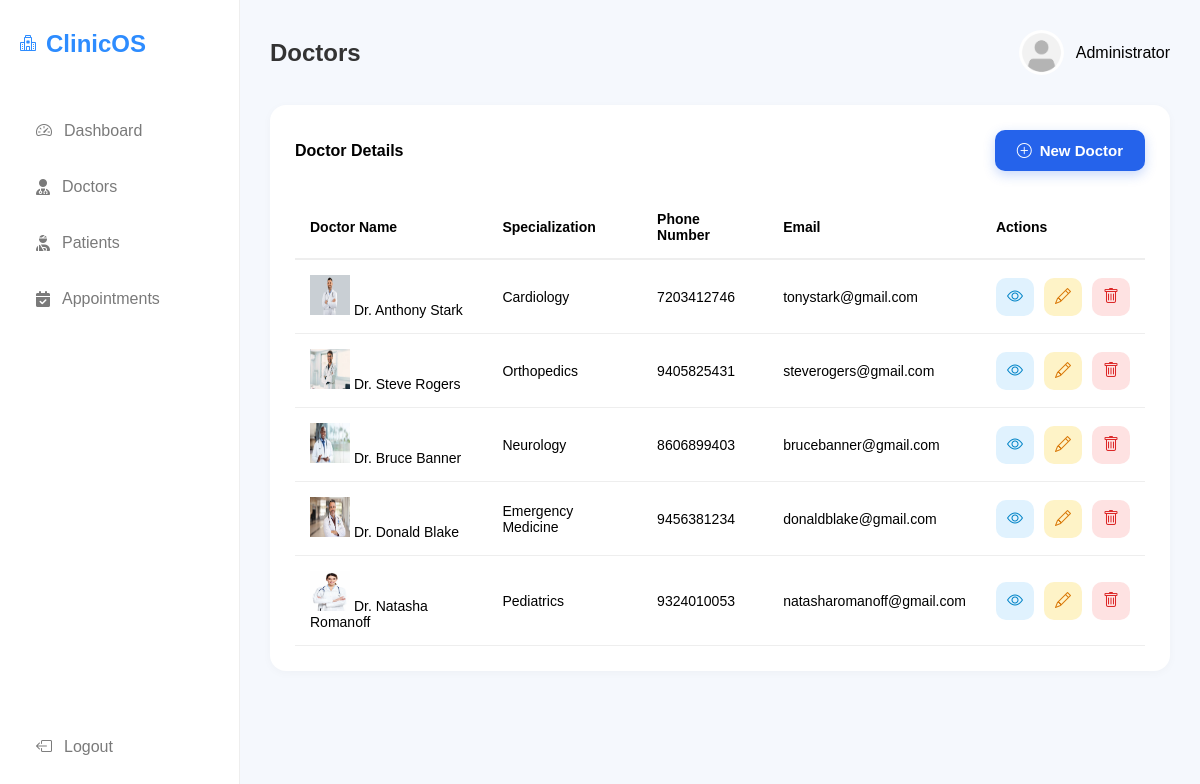
Page /admin_panel/doctors/ (signed in) on the committed database.
### managementsystem/models.py (models this page shows, shortened)
class Doctor(models.Model):
    user = models.OneToOneField(CustomUser,on_delete=models.CASCADE)
    phone = models.CharField(max_length=15, blank=True, null=True)
    department = models.CharField(max_length=100)
    education = models.TextField(default='MBBS')
    photo = models.ImageField(upload_to='doctors',default='default/default.png')

class CustomUser(AbstractUser):
    ROLE_CHOICES = (
        ('admin', 'Admin'),
        ('doctor', 'Doctor'),
        ('patient', 'Patient'),
    )
    role = models.CharField(max_length=20, choices=ROLE_CHOICES,default='patient')

### managementsystem/views/admin_views.py (the view)
# urls.py: path('doctors/', doctor_list,name='doctor_list'),
@admin_required
def doctor_list(request):
    doctors = Doctor.objects.all()
    context = {'doctors': doctors}
    return render(request, 'admin/doctor_list.html', context)

### managementsystem/templates/admin/doctor_list.html (shortened to what this page needs)
{% extends 'admin/base.html' %}
{%load static%}
{%block header%}Doctors{%endblock%}
{%block content%}
<div class="card shadow-sm border-0">
    <div class="card-header bg-white d-flex justify-content-between align-items-center">
        <h4 class="mb-0">Doctor Details</h4>
       <a href="{%url 'add_doctor'%}" class="new-patient-btn">
                <i class="bi bi-plus-circle"></i> New Doctor
        </a>
    </div>
    <div class="card-body">
        <div class="table-responsive">
            <table class="table align-middle table-hover" style="min-width: 800px;">
                <thead class="table-light">
                    <tr>
                        <th>Doctor Name</th>
                        <th>Specialization</th>
                        <th>Phone Number</th>
                        <th>Email</th>
                        <th class="text-center">Actions</th>
                    </tr>
                </thead>
                <tbody>
                    {% for doctor in doctors %}
                    <tr>
                        <td>
                            <div class="d-flex align-items-center">
                                {% if doctor.photo %}
                                    <img src="{{ doctor.photo.url }}"
                                         width="40"
                                         height="40"
                                         class="rounded-circle me-2">
                                {% endif %}
                                <span>
                                    Dr. {{doctor.user.get_full_name}}
                                </span>
                            </div>
                        </td>
                        <td>{{doctor.department}}</td>
                        <td>{{ doctor.phone }}</td>
                        <td>{{ doctor.user.email }}</td>
                        <td class="text-center">
                            <div class="action-buttons">
                                <a href="{%url 'admin_view_doctor' doctor.id %}" class="action-btn view-btn" title="View">
                                    <i class="bi bi-eye"></i>
                                </a>
                                <a href="{%url 'edit_doctor' doctor.id %}" class="action-btn edit-btn" title="Edit">
                                    <i class="bi bi-pencil"></i>
                                </a>
                                <a href="{%url 'delete_doctor' doctor.id %}" class="action-btn delete-btn" title="Delete">
                                    <i class="bi bi-trash"></i>
                                </a>
                            </div>
                        </td>
                    </tr>
                    {% empty %}
                    <tr>
                        <td colspan="7" class="text-center py-4">
                            No doctors found.
                        </td>
                    </tr>
                    {% endfor %}
                </tbody>
            </table>
        </div>
    </div>
</div>
{%endblock%}

### managementsystem/static/css/home.css (style rules this page uses)
* { margin:0; padding:0; box-sizing:border-box; font-family:Arial, Helvetica, sans-serif; }
body { background:#f5f8fd; }
.card { background:white; border-radius:16px; padding:25px; box-shadow:0 2px 10px rgba(0,0,0,0.03); width: 100%; min-width: 0; }
.card-header { display:flex; justify-content:space-between; align-items:center; margin-bottom:25px; gap: 15px; }
.table-responsive { display: block; width: 100%; overflow-x: auto; -webkit-overflow-scrolling: touch; }

### managementsystem/templates/admin/base.html (style rules this page uses)
table { width:100%; border-collapse:collapse; min-width: 600px; }
table th { text-align:left; padding:15px; border-bottom:2px solid #eee; font-size: 14px; }
table td { padding:15px; border-bottom:1px solid #eee; font-size: 14px; }

### managementsystem/templates/admin/doctor_list.html (style rules this page uses)
.action-buttons { display:flex; justify-content:center; gap:10px; }
.action-btn { width:38px; height:38px; display:flex; align-items:center; justify-content:center; border-radius:10px; text-decoration:none; transition:all 0.25s ease; font-size:1rem; }
.view-btn { background:#e0f2fe; color:#0284c7; }
.edit-btn { background:#fef3c7; color:#d97706; }
.delete-btn { background:#fee2e2; color:#dc2626; }
.new-patient-btn { display:inline-flex; align-items:center; gap:8px; background:#2563eb; color:#fff; text-decoration:none; padding:12px 22px; border-radius:10px; font-weight:600; font-size:15px; transition:all 0.3s ease; box-shadow:0 4px 12px rgba(37,99,235,0.25); }

### rows in the picture
Doctor: photo (picture), user.get_full_name "Anthony Stark", department "Cardiology", phone "7203412746", user.email "tonystark@gmail.com"
Doctor: photo (picture), user.get_full_name "Steve Rogers", department "Orthopedics", phone "9405825431", user.email "steverogers@gmail.com"
Doctor: photo (picture), user.get_full_name "Bruce Banner", department "Neurology", phone "8606899403", user.email "brucebanner@gmail.com"
Doctor: photo (picture), user.get_full_name "Donald Blake", department "Emergency Medicine", phone "9456381234", user.email "donaldblake@gmail.com"
Doctor: photo (picture), user.get_full_name "Natasha Romanoff", department "Pediatrics", phone "9324010053", user.email "natasharomanoff@gmail.com"
